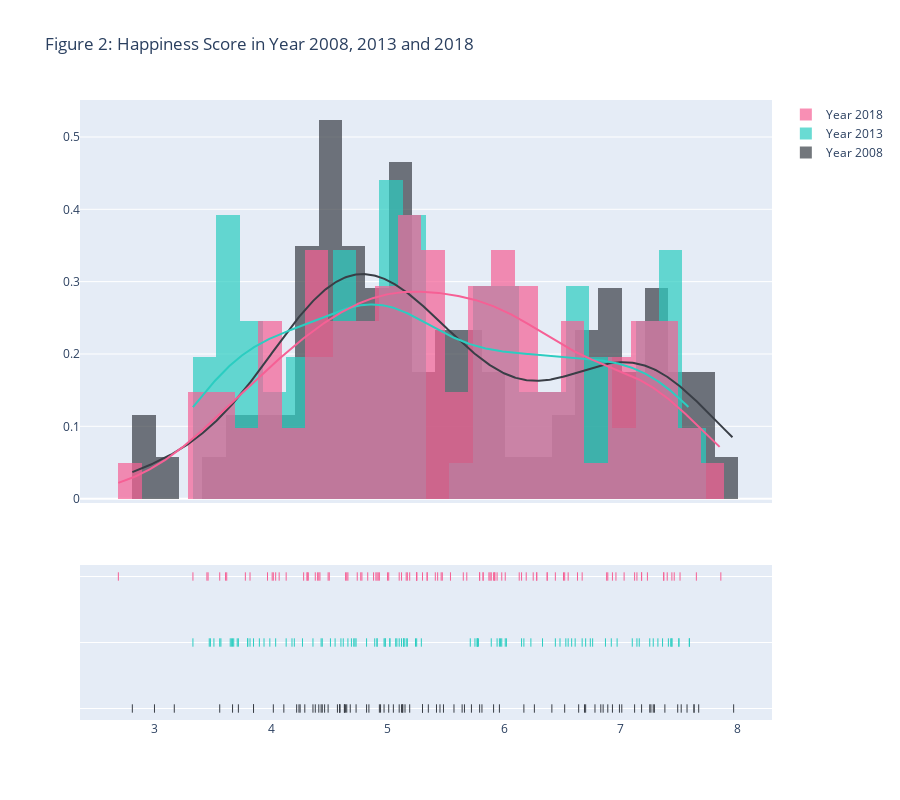

This figure's notebook cell:
### Code cell
import plotly.figure_factory as ff
import numpy as np

df2018 = df_iso[df_iso['Year'] == 2018]
df2017 = df_iso[df_iso['Year'] == 2017]
df2016 = df_iso[df_iso['Year'] == 2016]
df2008 = df_iso[df_iso['Year'] == 2008]
df2013 = df_iso[df_iso['Year'] == 2013]

# Add histogram data
x1 = df2008['Happiness.Score']
x2 = df2013['Happiness.Score']
x3 = df2018['Happiness.Score']


# Group data together
hist_data = [x1, x2, x3]

group_labels = ['Year 2008', 'Year 2013', 'Year 2018']
colors = ['#835AF1', '#7FA6EE', '#B8F7D4']
colors = ['#393E46', '#2BCDC1', '#F66095']

# Create distplot with custom bin_size
fig = ff.create_distplot(hist_data, group_labels, bin_size=0.2, colors= colors)
fig.layout.update(title='Figure 2: Happiness Score in Year 2008, 2013 and 2018', height=800)
fig.show()
fig.write_html('f2.html')

### Figure 1 — Plotly figure (JSON) as saved in the notebook; plotly's stock layout.template omitted (floating-point values rounded to 4 significant figures; data arrays with more than 128 entries replaced by an {"elided": "..."} marker saying what was removed)
{"data": [{"autobinx": false, "histnorm": "probability density", "legendgroup": "Year 2008", "marker": {"color": "#393E46"}, "name": "Year 2008", "opacity": 0.7, "type": "histogram", "x": [5.72, 5.01, 5.57, 7.67, 6.85, 6.17, 4.68, 7.97, 5.19, 4.84, 4.59, 4.57, 4.63, 5.13, 5.3, 7.28, 6.99, 4.49, 6.89, 7.01, 7.26, 6.78, 4.93, 7.52, 4.02, 7.63, 6.64, 4.44, 4.59, 4.43, 4.22, 4.64, 5.81, 4.65, 4.11, 7.29, 4.25, 6.83, 5.35, 7.38, 6.93, 7.57, 3, 5.12, 6.52, 4.97, 4.41, 6.7, 7.63, 6.41, 2.81, 4.94, 3.85, 5.42, 4.36, 5.64, 4.24, 5.15, 4.82, 5.13, 4.59, 4.38, 5.1, 5.91, 3.72, 4.46, 5.05, 4.63, 5.45, 7.12, 7.49, 6.26, 4.73, 3.56, 5.3, 3.67, 5.48, 7.25, 4.29, 5.96, 3.17, 5.66, 5.79, 7.18, 6.69, 3.85], "xaxis": "x", "xbins": {"end": 7.97, "size": 0.2, "start": 2.81}, "yaxis": "y"}, {"autobinx": false, "histnorm": "probability density", "legendgroup": "Year 2013", "marker": {"color": "#2BCDC1"}, "name": "Year 2013", "opacity": 0.7, "type": "histogram", "x": [4.55, 5.08, 5.75, 3.47, 3.57, 4.98, 5.16, 4.04, 5.78, 4.66, 5.94, 4.91, 5.07, 5.97, 5.14, 5.24, 4.18, 6.53, 4.6, 7.44, 7.5, 7.41, 7.36, 7.28, 5.77, 4.51, 3.66, 4.2, 3.72, 6.58, 4.82, 5.1, 3.94, 5.14, 7.1, 3.68, 6.87, 3.65, 4.69, 5.77, 3.48, 5.96, 6.23, 3.9, 3.67, 5.12, 6.02, 5.29, 3.71, 3.56, 7.43, 6.44, 5.98, 3.85, 6.33, 7.14, 5.71, 4.72, 4.27, 4.44, 5.25, 6.97, 3.8, 4.97, 4.13, 7.32, 3.8, 6.67, 6.17, 7.44, 6.01, 4.89, 3.99, 5.14, 4.73, 5.02, 5.17, 5.02, 6.74, 4.43, 7.5, 7.25, 3.82, 6.61, 4.91, 4.71, 7.16, 6.55, 3.51, 4.98, 5.77, 4.36, 5.89, 6.76, 7.59, 4.62, 3.33, 6.7, 6.48, 6.92, 6.15, 7.59], "xaxis": "x", "xbins": {"end": 7.59, "size": 0.2, "start": 3.33}, "yaxis": "y"}, {"autobinx": false, "histnorm": "probability density", "legendgroup": "Year 2018", "marker": {"color": "#F66095"}, "name": "Year 2018", "opacity": 0.7, "type": "histogram", "x": [5, 3.46, 5.82, 6.44, 5.89, 2.69, 5.1, 5.3, 6.19, 6.89, 5.12, 4.93, 7.4, 4.49, 5.79, 5.92, 5.01, 4.5, 4.04, 7.18, 3.78, 7.18, 6.88, 6.37, 5.98, 5.25, 5.91, 7.23, 4.65, 4.9, 5.65, 5.46, 6.25, 6.55, 5.88, 4.31, 4.88, 4.42, 5.34, 3.33, 4.07, 4.13, 6.51, 6.37, 5.17, 4.41, 4.91, 5.92, 5.87, 3.56, 5.68, 6.28, 5.47, 4.77, 7.44, 5.25, 5.16, 5.94, 5.82, 7.37, 7.46, 4.31, 4.83, 3.97, 4.66, 4.64, 4.78, 4.74, 6.67, 7.86, 4.38, 6.28, 5.19, 4.01, 6.13, 5.43, 4.32, 7.65, 7.03, 5.54, 7.14, 4.92, 4.4, 7.12, 4.02, 5.79, 6.52, 7.37, 6.93, 6.96, 7.51, 4.28, 5.34, 3.82, 3.45, 6.15, 3.61, 6.01, 5.25, 6.63, 5.41, 3.62], "xaxis": "x", "xbins": {"end": 7.86, "size": 0.2, "start": 2.69}, "yaxis": "y"}, {"legendgroup": "Year 2008", "marker": {"color": "#393E46"}, "mode": "lines", "name": "Year 2008", "showlegend": false, "type": "scatter", "x": {"elided": "500 float values"}, "xaxis": "x", "y": {"elided": "500 float values"}, "yaxis": "y"}, {"legendgroup": "Year 2013", "marker": {"color": "#2BCDC1"}, "mode": "lines", "name": "Year 2013", "showlegend": false, "type": "scatter", "x": {"elided": "500 float values"}, "xaxis": "x", "y": {"elided": "500 float values"}, "yaxis": "y"}, {"legendgroup": "Year 2018", "marker": {"color": "#F66095"}, "mode": "lines", "name": "Year 2018", "showlegend": false, "type": "scatter", "x": {"elided": "500 float values"}, "xaxis": "x", "y": {"elided": "500 float values"}, "yaxis": "y"}, {"legendgroup": "Year 2008", "marker": {"color": "#393E46", "symbol": "line-ns-open"}, "mode": "markers", "name": "Year 2008", "showlegend": false, "type": "scatter", "x": [5.72, 5.01, 5.57, 7.67, 6.85, 6.17, 4.68, 7.97, 5.19, 4.84, 4.59, 4.57, 4.63, 5.13, 5.3, 7.28, 6.99, 4.49, 6.89, 7.01, 7.26, 6.78, 4.93, 7.52, 4.02, 7.63, 6.64, 4.44, 4.59, 4.43, 4.22, 4.64, 5.81, 4.65, 4.11, 7.29, 4.25, 6.83, 5.35, 7.38, 6.93, 7.57, 3, 5.12, 6.52, 4.97, 4.41, 6.7, 7.63, 6.41, 2.81, 4.94, 3.85, 5.42, 4.36, 5.64, 4.24, 5.15, 4.82, 5.13, 4.59, 4.38, 5.1, 5.91, 3.72, 4.46, 5.05, 4.63, 5.45, 7.12, 7.49, 6.26, 4.73, 3.56, 5.3, 3.67, 5.48, 7.25, 4.29, 5.96, 3.17, 5.66, 5.79, 7.18, 6.69, 3.85], "xaxis": "x", "y": ["Year 2008", "Year 2008", "Year 2008", "Year 2008", "Year 2008", "Year 2008", "Year 2008", "Year 2008", "Year 2008", "Year 2008", "Year 2008", "Year 2008", "Year 2008", "Year 2008", "Year 2008", "Year 2008", "Year 2008", "Year 2008", "Year 2008", "Year 2008", "Year 2008", "Year 2008", "Year 2008", "Year 2008", "Year 2008", "Year 2008", "Year 2008", "Year 2008", "Year 2008", "Year 2008", "Year 2008", "Year 2008", "Year 2008", "Year 2008", "Year 2008", "Year 2008", "Year 2008", "Year 2008", "Year 2008", "Year 2008", "Year 2008", "Year 2008", "Year 2008", "Year 2008", "Year 2008", "Year 2008", "Year 2008", "Year 2008", "Year 2008", "Year 2008", "Year 2008", "Year 2008", "Year 2008", "Year 2008", "Year 2008", "Year 2008", "Year 2008", "Year 2008", "Year 2008", "Year 2008", "Year 2008", "Year 2008", "Year 2008", "Year 2008", "Year 2008", "Year 2008", "Year 2008", "Year 2008", "Year 2008", "Year 2008", "Year 2008", "Year 2008", "Year 2008", "Year 2008", "Year 2008", "Year 2008", "Year 2008", "Year 2008", "Year 2008", "Year 2008", "Year 2008", "Year 2008", "Year 2008", "Year 2008", "Year 2008", "Year 2008"], "yaxis": "y2"}, {"legendgroup": "Year 2013", "marker": {"color": "#2BCDC1", "symbol": "line-ns-open"}, "mode": "markers", "name": "Year 2013", "showlegend": false, "type": "scatter", "x": [4.55, 5.08, 5.75, 3.47, 3.57, 4.98, 5.16, 4.04, 5.78, 4.66, 5.94, 4.91, 5.07, 5.97, 5.14, 5.24, 4.18, 6.53, 4.6, 7.44, 7.5, 7.41, 7.36, 7.28, 5.77, 4.51, 3.66, 4.2, 3.72, 6.58, 4.82, 5.1, 3.94, 5.14, 7.1, 3.68, 6.87, 3.65, 4.69, 5.77, 3.48, 5.96, 6.23, 3.9, 3.67, 5.12, 6.02, 5.29, 3.71, 3.56, 7.43, 6.44, 5.98, 3.85, 6.33, 7.14, 5.71, 4.72, 4.27, 4.44, 5.25, 6.97, 3.8, 4.97, 4.13, 7.32, 3.8, 6.67, 6.17, 7.44, 6.01, 4.89, 3.99, 5.14, 4.73, 5.02, 5.17, 5.02, 6.74, 4.43, 7.5, 7.25, 3.82, 6.61, 4.91, 4.71, 7.16, 6.55, 3.51, 4.98, 5.77, 4.36, 5.89, 6.76, 7.59, 4.62, 3.33, 6.7, 6.48, 6.92, 6.15, 7.59], "xaxis": "x", "y": ["Year 2013", "Year 2013", "Year 2013", "Year 2013", "Year 2013", "Year 2013", "Year 2013", "Year 2013", "Year 2013", "Year 2013", "Year 2013", "Year 2013", "Year 2013", "Year 2013", "Year 2013", "Year 2013", "Year 2013", "Year 2013", "Year 2013", "Year 2013", "Year 2013", "Year 2013", "Year 2013", "Year 2013", "Year 2013", "Year 2013", "Year 2013", "Year 2013", "Year 2013", "Year 2013", "Year 2013", "Year 2013", "Year 2013", "Year 2013", "Year 2013", "Year 2013", "Year 2013", "Year 2013", "Year 2013", "Year 2013", "Year 2013", "Year 2013", "Year 2013", "Year 2013", "Year 2013", "Year 2013", "Year 2013", "Year 2013", "Year 2013", "Year 2013", "Year 2013", "Year 2013", "Year 2013", "Year 2013", "Year 2013", "Year 2013", "Year 2013", "Year 2013", "Year 2013", "Year 2013", "Year 2013", "Year 2013", "Year 2013", "Year 2013", "Year 2013", "Year 2013", "Year 2013", "Year 2013", "Year 2013", "Year 2013", "Year 2013", "Year 2013", "Year 2013", "Year 2013", "Year 2013", "Year 2013", "Year 2013", "Year 2013", "Year 2013", "Year 2013", "Year 2013", "Year 2013", "Year 2013", "Year 2013", "Year 2013", "Year 2013", "Year 2013", "Year 2013", "Year 2013", "Year 2013", "Year 2013", "Year 2013", "Year 2013", "Year 2013", "Year 2013", "Year 2013", "Year 2013", "Year 2013", "Year 2013", "Year 2013", "Year 2013", "Year 2013"], "yaxis": "y2"}, {"legendgroup": "Year 2018", "marker": {"color": "#F66095", "symbol": "line-ns-open"}, "mode": "markers", "name": "Year 2018", "showlegend": false, "type": "scatter", "x": [5, 3.46, 5.82, 6.44, 5.89, 2.69, 5.1, 5.3, 6.19, 6.89, 5.12, 4.93, 7.4, 4.49, 5.79, 5.92, 5.01, 4.5, 4.04, 7.18, 3.78, 7.18, 6.88, 6.37, 5.98, 5.25, 5.91, 7.23, 4.65, 4.9, 5.65, 5.46, 6.25, 6.55, 5.88, 4.31, 4.88, 4.42, 5.34, 3.33, 4.07, 4.13, 6.51, 6.37, 5.17, 4.41, 4.91, 5.92, 5.87, 3.56, 5.68, 6.28, 5.47, 4.77, 7.44, 5.25, 5.16, 5.94, 5.82, 7.37, 7.46, 4.31, 4.83, 3.97, 4.66, 4.64, 4.78, 4.74, 6.67, 7.86, 4.38, 6.28, 5.19, 4.01, 6.13, 5.43, 4.32, 7.65, 7.03, 5.54, 7.14, 4.92, 4.4, 7.12, 4.02, 5.79, 6.52, 7.37, 6.93, 6.96, 7.51, 4.28, 5.34, 3.82, 3.45, 6.15, 3.61, 6.01, 5.25, 6.63, 5.41, 3.62], "xaxis": "x", "y": ["Year 2018", "Year 2018", "Year 2018", "Year 2018", "Year 2018", "Year 2018", "Year 2018", "Year 2018", "Year 2018", "Year 2018", "Year 2018", "Year 2018", "Year 2018", "Year 2018", "Year 2018", "Year 2018", "Year 2018", "Year 2018", "Year 2018", "Year 2018", "Year 2018", "Year 2018", "Year 2018", "Year 2018", "Year 2018", "Year 2018", "Year 2018", "Year 2018", "Year 2018", "Year 2018", "Year 2018", "Year 2018", "Year 2018", "Year 2018", "Year 2018", "Year 2018", "Year 2018", "Year 2018", "Year 2018", "Year 2018", "Year 2018", "Year 2018", "Year 2018", "Year 2018", "Year 2018", "Year 2018", "Year 2018", "Year 2018", "Year 2018", "Year 2018", "Year 2018", "Year 2018", "Year 2018", "Year 2018", "Year 2018", "Year 2018", "Year 2018", "Year 2018", "Year 2018", "Year 2018", "Year 2018", "Year 2018", "Year 2018", "Year 2018", "Year 2018", "Year 2018", "Year 2018", "Year 2018", "Year 2018", "Year 2018", "Year 2018", "Year 2018", "Year 2018", "Year 2018", "Year 2018", "Year 2018", "Year 2018", "Year 2018", "Year 2018", "Year 2018", "Year 2018", "Year 2018", "Year 2018", "Year 2018", "Year 2018", "Year 2018", "Year 2018", "Year 2018", "Year 2018", "Year 2018", "Year 2018", "Year 2018", "Year 2018", "Year 2018", "Year 2018", "Year 2018", "Year 2018", "Year 2018", "Year 2018", "Year 2018", "Year 2018", "Year 2018"], "yaxis": "y2"}], "layout": {"barmode": "overlay", "height": 800, "hovermode": "closest", "legend": {"traceorder": "reversed"}, "title": {"text": "Figure 2: Happiness Score in Year 2008, 2013 and 2018"}, "xaxis": {"anchor": "y2", "domain": [0, 1], "zeroline": false}, "yaxis": {"anchor": "free", "domain": [0.35, 1], "position": 0}, "yaxis2": {"anchor": "x", "domain": [0, 0.25], "dtick": 1, "showticklabels": false}}}
